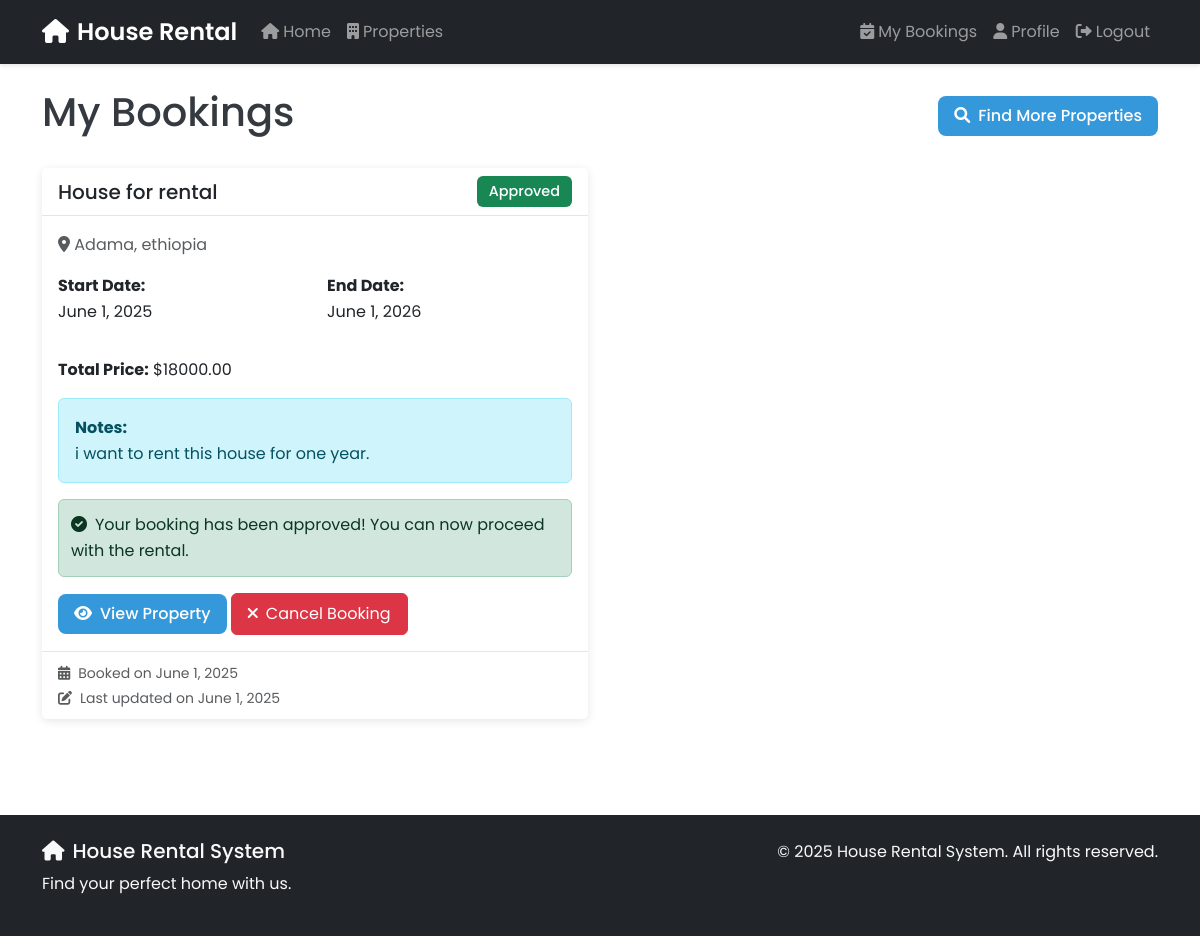
/bookings/my-bookings/ (signed in), run on an earlier commit of the app's database.
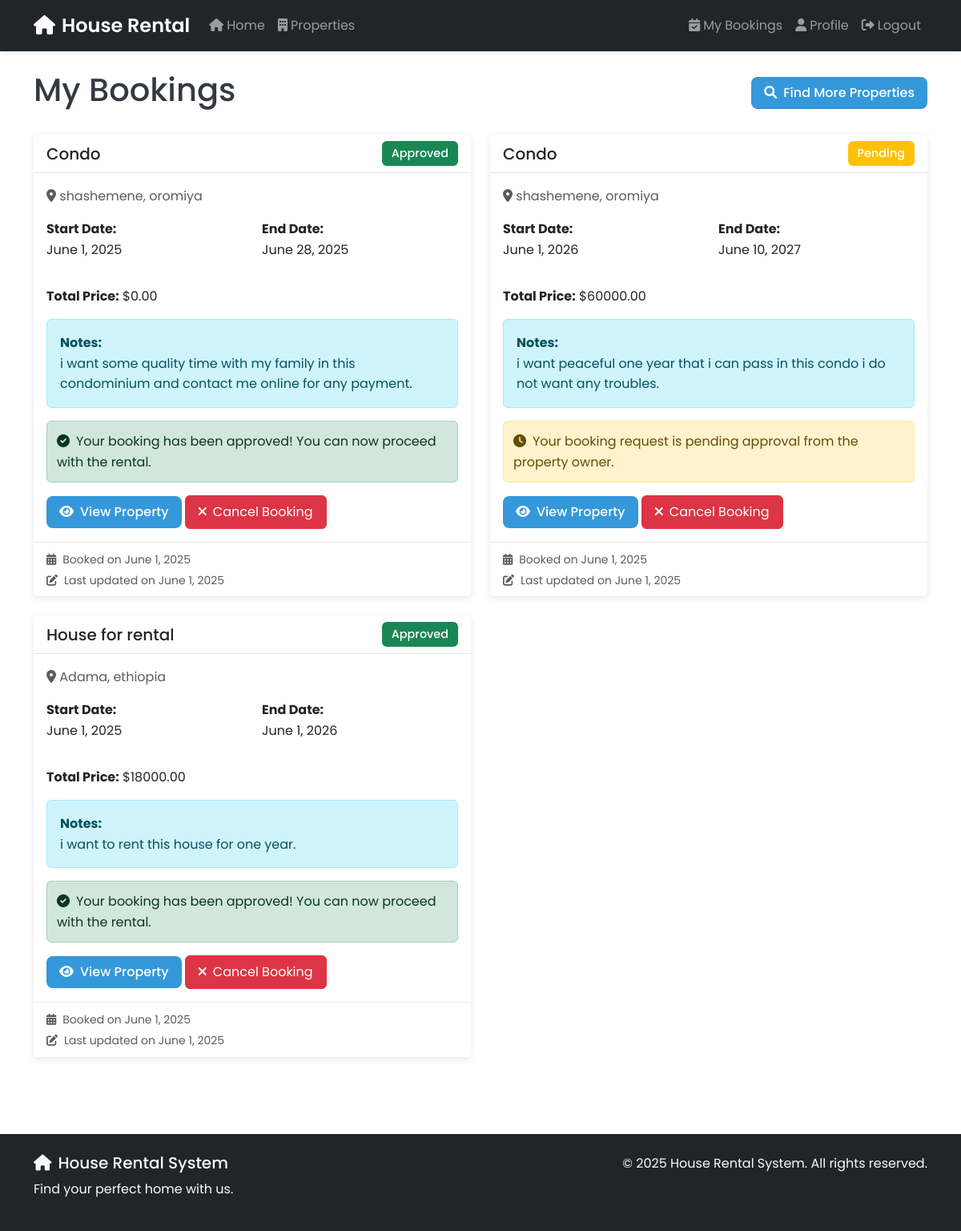
And on a later commit of the database.
### bookings/models.py (models this page shows, shortened)
class Booking(models.Model):
    STATUS_CHOICES = [
        ('pending', 'Pending'),
        ('approved', 'Approved'),
        ('rejected', 'Rejected'),
        ('cancelled', 'Cancelled'),
        ('completed', 'Completed'),
    ]
    property = models.ForeignKey(Property, on_delete=models.CASCADE, related_name='bookings')
    tenant = models.ForeignKey(User, on_delete=models.CASCADE, related_name='bookings')
    start_date = models.DateField()
    end_date = models.DateField()
    status = models.CharField(max_length=20, choices=STATUS_CHOICES, default='pending')
    total_price = models.DecimalField(max_digits=10, decimal_places=2)
    created_at = models.DateTimeField(auto_now_add=True)
    updated_at = models.DateTimeField(auto_now=True)
    notes = models.TextField(blank=True)
    agreement = models.OneToOneField(RentalAgreement, on_delete=models.SET_NULL, null=True, blank=True)
    def get_status_display(self):
        return dict(self.STATUS_CHOICES).get(self.status, self.status)
    class Meta:
        ordering = ['-created_at']

### properties/models.py (models this page shows, shortened)
class Property(models.Model):
    PROPERTY_TYPES = [
        ('house', 'House'),
        ('apartment', 'Apartment'),
        ('condo', 'Condominium'),
        ('townhouse', 'Townhouse'),
    ]
    title = models.CharField(max_length=200)
    description = models.TextField()
    property_type = models.CharField(max_length=20, choices=PROPERTY_TYPES)
    address = models.CharField(max_length=200)
    city = models.CharField(max_length=100)
    state = models.CharField(max_length=100)
    zip_code = models.CharField(max_length=20)
    price = models.DecimalField(max_digits=10, decimal_places=2, validators=[MinValueValidator(0)])
    bedrooms = models.PositiveIntegerField()
    bathrooms = models.DecimalField(max_digits=3, decimal_places=1)
    area = models.PositiveIntegerField(help_text='Area in square feet')
    is_available = models.BooleanField(default=True)
    is_featured = models.BooleanField(default=False)
    created_at = models.DateTimeField(auto_now_add=True)
    updated_at = models.DateTimeField(auto_now=True)
    owner = models.ForeignKey(User, on_delete=models.CASCADE, related_name='properties')
    terms_and_conditions = models.TextField(blank=True, help_text="Terms and conditions for renting this property")

### bookings/views.py (the view)
# urls.py: path('my-bookings/', views.my_bookings, name='my_bookings'),
@login_required
def my_bookings(request):
    bookings = Booking.objects.filter(tenant=request.user).order_by('-created_at')
    return render(request, 'bookings/my_bookings.html', {'bookings': bookings})

### accounts/models.py (called while the page is built)
    @property
    def is_property_owner(self):
        return self.role == 'owner'

### templates/bookings/my_bookings.html (shortened to what this page needs)
{% extends 'base.html' %}
{% block content %}
<div class="container">
    <div class="d-flex justify-content-between align-items-center mb-4">
        <h1>My Bookings</h1>
        <a href="{% url 'property_list' %}" class="btn btn-primary">
            <i class="fas fa-search me-2"></i>Find More Properties
        </a>
    </div>
    {% if bookings %}
        <div class="row">
            {% for booking in bookings %}
            <div class="col-md-6 mb-4">
                <div class="card h-100">
                    <div class="card-header d-flex justify-content-between align-items-center">
                        <h5 class="card-title mb-0">{{ booking.property.title }}</h5>
                        <span class="badge {% if booking.status == 'pending' %}bg-warning
                                        {% elif booking.status == 'approved' %}bg-success
                                        {% elif booking.status == 'rejected' %}bg-danger
                                        {% elif booking.status == 'cancelled' %}bg-secondary
                                        {% else %}bg-info{% endif %}">
                            {{ booking.get_status_display }}
                        </span>
                    </div>
                    <div class="card-body">
                        <p class="card-text text-muted">
                            <i class="fas fa-map-marker-alt"></i> {{ booking.property.city }}, {{ booking.property.state }}
                        </p>
                        <div class="row mb-3">
                            <div class="col-md-6">
                                <p><strong>Start Date:</strong><br>{{ booking.start_date }}</p>
                            </div>
                            <div class="col-md-6">
                                <p><strong>End Date:</strong><br>{{ booking.end_date }}</p>
                            </div>
                        </div>
                        <p><strong>Total Price:</strong> ${{ booking.total_price }}</p>
                        {% if booking.notes %}
                        <div class="alert alert-info">
                            <strong>Notes:</strong><br>{{ booking.notes }}
                        </div>
                        {% endif %}
                        <div class="status-info mb-3">
                            {% if booking.status == 'pending' %}
                                <div class="alert alert-warning">
                                    <i class="fas fa-clock me-2"></i>Your booking request is pending approval from the property owner.
                                </div>
                            {% elif booking.status == 'approved' %}
                                <div class="alert alert-success">
                                    <i class="fas fa-check-circle me-2"></i>Your booking has been approved! You can now proceed with the rental.
                                </div>
                            {% elif booking.status == 'rejected' %}
                                <div class="alert alert-danger">
                                    <i class="fas fa-times-circle me-2"></i>Your booking request has been rejected by the property owner.
                                </div>
                            {% elif booking.status == 'cancelled' %}
                                <div class="alert alert-secondary">
                                    <i class="fas fa-ban me-2"></i>This booking has been cancelled.
                                </div>
                            {% elif booking.status == 'completed' %}
                                <div class="alert alert-info">
                                    <i class="fas fa-check-double me-2"></i>This booking has been completed.
                                </div>
                            {% endif %}
                        </div>
                        <div class="mt-3">
                            <a href="{% url 'property_detail' booking.property.id %}" class="btn btn-primary">
                                <i class="fas fa-eye me-2"></i>View Property
                            </a>
                            {% if booking.status in 'pending,approved' %}
                            <form method="post" action="{% url 'cancel_booking' booking.id %}" class="d-inline">
                                <button type="submit" class="btn btn-danger" onclick="return confirm('Are you sure you want to cancel this booking?')">
                                    <i class="fas fa-times me-2"></i>Cancel Booking
                                </button>
                            </form>
                            {% endif %}
                        </div>
                    </div>
                    <div class="card-footer text-muted">
                        <small>
                            <i class="fas fa-calendar-alt me-2"></i>Booked on {{ booking.created_at|date:"F j, Y" }}
                            {% if booking.updated_at != booking.created_at %}
                            <br><i class="fas fa-edit me-2"></i>Last updated on {{ booking.updated_at|date:"F j, Y" }}
                            {% endif %}
                        </small>
                    </div>
                </div>
            </div>
            {% endfor %}
        </div>
    {% else %}
        <div class="alert alert-info">
            <i class="fas fa-info-circle me-2"></i>You haven't made any bookings yet.
            <a href="{% url 'property_list' %}" class="alert-link">Browse properties</a> to get started.
        </div>
    {% endif %}
</div>
{% endblock %}

### templates/base.html (shortened to what this page needs)
{% load static %}
<!DOCTYPE html>
<html lang="en">
<head>
    <link href="https://cdnjs.cloudflare.com/ajax/libs/font-awesome/6.0.0/css/all.min.css" rel="stylesheet">
    <link href="https://cdn.jsdelivr.net/npm/bootstrap@5.3.0/dist/css/bootstrap.min.css" rel="stylesheet">
    <link href="{% static 'css/style.css' %}" rel="stylesheet">
</head>
<body>
    <nav class="navbar navbar-expand-lg navbar-dark bg-dark">
        <div class="container">
            <a class="navbar-brand" href="{% url 'home' %}">
                <i class="fas fa-home me-2"></i>House Rental
            </a>
            <div class="collapse navbar-collapse" id="navbarNav">
                <ul class="navbar-nav me-auto">
                    <li class="nav-item">
                        <a class="nav-link" href="{% url 'home' %}">
                            <i class="fas fa-house me-1"></i>Home
                        </a>
                    </li>
                    <li class="nav-item">
                        <a class="nav-link" href="{% url 'property_list' %}">
                            <i class="fas fa-building me-1"></i>Properties
                        </a>
                    </li>
                </ul>
                <ul class="navbar-nav">
                    {% if user.is_authenticated %}
                        {% if not user.profile.is_property_owner %}
                        <li class="nav-item">
                            <a class="nav-link" href="{% url 'my_bookings' %}">
                                <i class="fas fa-calendar-check me-1"></i>My Bookings
                            </a>
                        </li>
                        {% endif %}
                        <li class="nav-item">
                            <a class="nav-link" href="{% url 'profile' %}">
                                <i class="fas fa-user me-1"></i>Profile
                            </a>
                        </li>
                        <li class="nav-item">
                            <a class="nav-link" href="{% url 'account_logout' %}">
                                <i class="fas fa-sign-out-alt me-1"></i>Logout
                            </a>
                        </li>
                    {% endif %}
                </ul>
            </div>
        </div>
    </nav>
    <main class="py-4">
        {% block content %}
        {% endblock %}
    </main>
    <footer class="bg-dark text-light py-4 mt-5">
        <div class="container">
            <div class="row">
                <div class="col-md-6">
                    <h5><i class="fas fa-home me-2"></i>House Rental System</h5>
                    <p>Find your perfect home with us.</p>
                </div>
                <div class="col-md-6 text-md-end">
                    <p>&copy; {% now "Y" %} House Rental System. All rights reserved.</p>
                </div>
            </div>
        </div>
    </footer>
</body>
</html>

### static/css/style.css (style rules this page uses)
:root { --primary-color: #2c3e50; --secondary-color: #3498db; --accent-color: #e74c3c; --light-gray: #f8f9fa; --dark-gray: #343a40; }
body { font-family: 'Poppins', sans-serif; line-height: 1.6; color: var(--dark-gray); min-height: 100vh; display: flex; flex-direction: column; }
main { flex: 1; }
.navbar { box-shadow: 0 2px 4px rgba(0,0,0,0.1); }
.navbar-brand { font-weight: 600; font-size: 1.5rem; }
.btn-primary { background-color: var(--secondary-color); border: none; padding: 0.75rem 1.5rem; border-radius: 8px; font-weight: 500; transition: all 0.3s ease; }
.badge { padding: 8px 12px; font-size: 0.9em; }
footer { background-color: var(--primary-color); color: white; padding: 3rem 0; margin-top: 4rem; }
.alert { margin-bottom: 1rem; }

### templates/bookings/my_bookings.html (style rules this page uses)
.card { border: none; box-shadow: 0 2px 10px rgba(0,0,0,0.1); transition: transform 0.2s; }
.card-header { background-color: #fff; border-bottom: 1px solid rgba(0,0,0,0.1); }
.badge { padding: 8px 12px; font-weight: 500; }
.status-info .alert { margin-bottom: 0; padding: 12px; }
.btn { padding: 8px 16px; }
.card-footer { background-color: #fff; border-top: 1px solid rgba(0,0,0,0.1); }

What changed in the data, as far as the page shows it:
added Booking: property "Condo", status "Approved", property.city "shashemene", property.state "oromiya", start_date "June 1, 2025", end_date "June 28, 2025", total_price "0.00", notes "i want some quality time with my family in this condominium and contact me online for any payment.", shows "Your booking has been approved! You can now proceed with the rental.", shows "Cancel Booking", created_at "June 1, 2025", updated_at "June 1, 2025"
added Booking: property "Condo", status "Pending", property.city "shashemene", property.state "oromiya", start_date "June 1, 2026", end_date "June 10, 2027", total_price "60000.00", notes "i want peaceful one year that i can pass in this condo i do not want any troubles.", shows "Your booking request is pending approval from the property owner.", shows "Cancel Booking", created_at "June 1, 2025", updated_at "June 1, 2025"
